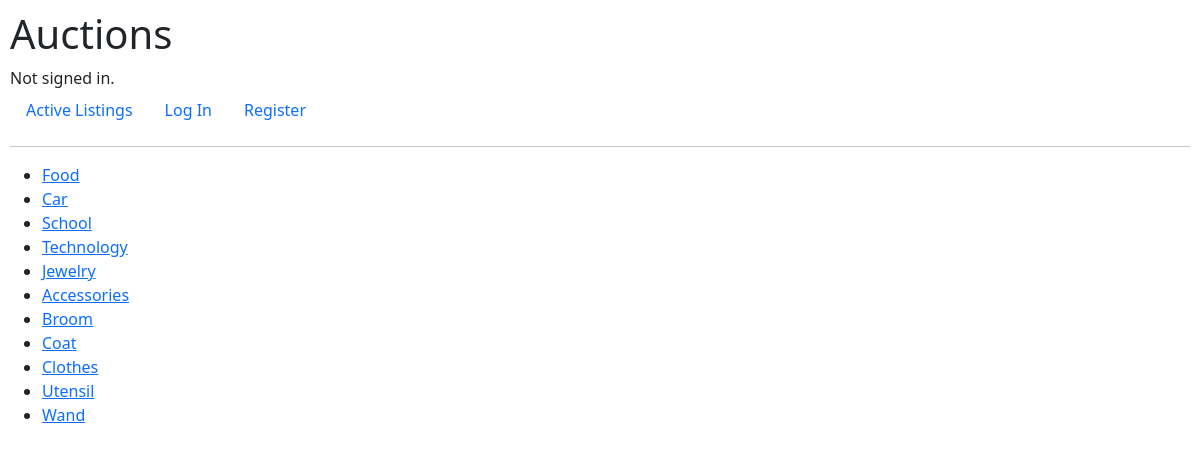
The app's page /categoryDisp with its own data.
### auctions/models.py (models this page shows, shortened)
class Category(models.Model):
    category = models.CharField(max_length=200)

### auctions/views.py (the view)
# urls.py: path("categoryDisp", views.categoryDisp, name="categoryDisp"),
def categoryDisp(request):
    categories = Category.objects.all()
    return render(request, "auctions/category.html", {
        "categories" : categories,
    })

### auctions/templates/auctions/category.html
{% extends "auctions/layout.html" %}
{% block body %}
   <ul>
    {% for category in categories %}
        <li><a href="{% url 'category' category.id %}">{{category.category}}</a></li>
    {%endfor%}
   </ul>
{% endblock %}

### auctions/static/auctions/styles.css (style rules this page uses)
body { padding: 10px; }

### records on screen
Category: category "Food"
Category: category "Car"
Category: category "School"
Category: category "Technology"
Category: category "Jewelry"
Category: category "Accessories"
Category: category "Broom"
Category: category "Coat"
Category: category "Clothes"
Category: category "Utensil"
Category: category "Wand"
